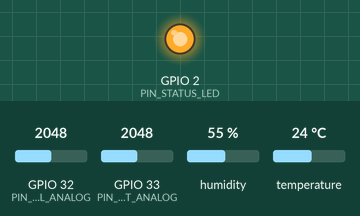
The sketch below on a simulated ESP32. Parts: output pins drawn as LEDs (lit = HIGH). Dashed ring = blinking. Inputs (shaded band) come from the test bench; at power-on: GPIO 32 (PIN_SOIL_ANALOG) = 2048, GPIO 33 (PIN_LEAF_WET_ANALOG) = 2048, humidity 55 %, temperature 24 °C (analog values on the 0–4095 scale). WiFi joins after 1.5 s; servers stay silent unless stated; uploads are accepted with an empty reply; what the sketch prints to the serial monitor is not drawn.

Above: at 2.75 s.
At 3.7 s:
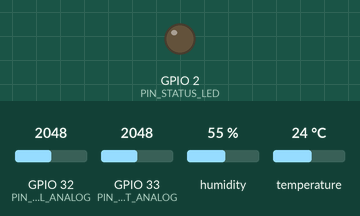
3.8 s: GPIO 32 (PIN_SOIL_ANALOG) set to 1351
17.8 s: GPIO 32 (PIN_SOIL_ANALOG) set to 1241
At 18.17 s:
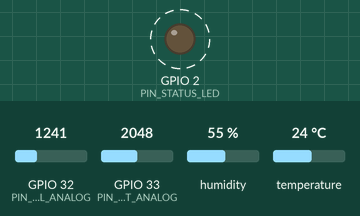
Timing chart, 0 to 20.8 s (numbered marks = the images above; inputs shaded):
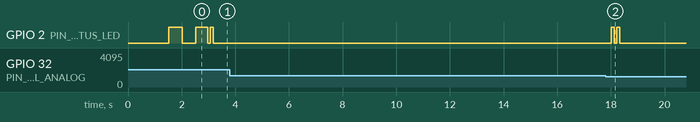

Measured:
- the behaviour switches between 1301 and 1300 on GPIO 32 (PIN_SOIL_ANALOG) (found by bisection; images 1 and 2)
- after the input at 3.8 s, every drawn part: stays the same
- by itself, GPIO 2 (PIN_STATUS_LED): alternates HIGH for 0.10 s and LOW for 0.10 s, 4 changes in all, then stays LOW

The sketch:

esp32_sensor_node.ino
```cpp
/*
 * ==============================================================================
 * AgriRhythm: FieldReady — ESP32 Field Sensor Node Firmware
 * ==============================================================================
 *
 * Hardware:
 *   - Microcontroller: ESP32 DevKit V1 (ESP-WROOM-32)
 *   - Temperature & Humidity: DHT22 (AM2302) on GPIO 4
 *   - Soil Moisture: Capacitive Soil Moisture Sensor v1.2 on GPIO 32 (ADC1)
 *   - Leaf Wetness: Cellulose / Resistive Surface Sensor on GPIO 33 (ADC1)
 *   - Status Indicator: Built-in LED on GPIO 2
 *
 * Communication:
 *   - Wi-Fi 802.11 b/g/n (2.4 GHz)
 *   - HTTP POST JSON payload to: http://<SERVER_HOST>:<PORT>/api/sensor
 *
 * Target Framework:
 *   - Arduino Core for ESP32 (v2.0.x or v3.0.x)
 *
 * Required Libraries:
 *   - DHT sensor library by Adafruit (v1.4.6+)
 *   - Adafruit Unified Sensor (v1.1.14+)
 *   - ArduinoJson by Benoit Blanchon (v6.21.4+ or v7.x)
 * ==============================================================================
 */

#include <WiFi.h>
#include <HTTPClient.h>
#include <DHT.h>
#include <ArduinoJson.h>
#include "config.h"

// --- Global Sensor Objects & State ---
DHT dht(PIN_DHT, DHT_TYPE);

unsigned long lastTransmitTime = 0;
unsigned long leafWetnessAccumulatedSeconds = 0;
unsigned long lastWetnessCheckTime = 0;
bool isCurrentlyWet = false;

// --- Function Declarations ---
void connectWiFi();
void blinkLED(int times, int delayMs);
float readSoilMoisturePct();
float readLeafWetnessHours();
bool sendTelemetry(float tempC, float humidityPct, float leafWetHours, float soilMoistPct);

void setup() {
  Serial.begin(115200);
  delay(1000);
  Serial.println();
  Serial.println("==================================================");
  Serial.println(" AgriRhythm: FieldReady — ESP32 Sensor Node Init ");
  Serial.println("==================================================");

  // Configure Status LED
  pinMode(PIN_STATUS_LED, OUTPUT);
  digitalWrite(PIN_STATUS_LED, LOW);

  // Configure Analog Pins
  // ADC1 pins have 12-bit resolution (0 - 4095) with attenuation up to ~3.3V
  analogReadResolution(12);
  analogSetAttenuation(ADC_11db);
  pinMode(PIN_SOIL_ANALOG, INPUT);
  pinMode(PIN_LEAF_WET_ANALOG, INPUT);

  // Initialize DHT Sensor
  Serial.println("[SENSOR] Initializing DHT22 on GPIO " + String(PIN_DHT) + "...");
  dht.begin();

  // Connect to Wi-Fi
  connectWiFi();

  lastWetnessCheckTime = millis();
  Serial.println("[SYSTEM] Setup complete. Entering telemetry loop.");
  Serial.println("==================================================");
}

void loop() {
  // 1. Maintain Wi-Fi Connection
  if (WiFi.status() != WL_CONNECTED) {
    Serial.println("[WIFI] Connection lost. Attempting reconnect...");
    connectWiFi();
  }

  // 2. Track Leaf Wetness Accumulation
  unsigned long currentMillis = millis();
  unsigned long elapsedSinceLastCheck = currentMillis - lastWetnessCheckTime;
  if (elapsedSinceLastCheck >= 1000) { // Check every 1 second
    lastWetnessCheckTime = currentMillis;
    int rawLeafWet = analogRead(PIN_LEAF_WET_ANALOG);
    // Lower ADC means lower resistance = surface water present
    if (rawLeafWet < LEAF_ADC_WET_THRESH) {
      leafWetnessAccumulatedSeconds += (elapsedSinceLastCheck / 1000);
      isCurrentlyWet = true;
    } else {
      isCurrentlyWet = false;
    }
  }

  // 3. Periodic Telemetry Transmission
  if (currentMillis - lastTransmitTime >= TRANSMIT_INTERVAL_MS || lastTransmitTime == 0) {
    lastTransmitTime = currentMillis;

    Serial.println("\n--------------------------------------------------");
    Serial.println("[TELEMETRY] Reading physical sensors...");

    // Read Canopy Temperature & Humidity
    float tempC = dht.readTemperature();
    float humidityPct = dht.readHumidity();

    // Validate DHT readings
    bool dhtValid = true;
    if (isnan(tempC) || isnan(humidityPct)) {
      Serial.println("[WARN] DHT read failed! Using sensor fallback/last valid state.");
      dhtValid = false;
    } else {
      Serial.printf("[SENSOR] Canopy Temperature: %.1f °C\n", tempC);
      Serial.printf("[SENSOR] Relative Humidity:  %.1f %%\n", humidityPct);
    }

    // Read Calibrated Soil Moisture
    float soilMoistPct = readSoilMoisturePct();
    Serial.printf("[SENSOR] Root-zone Soil Moisture: %.1f %%\n", soilMoistPct);

    // Read / Compute Leaf Wetness Hours in 24h Window
    float leafWetHours = readLeafWetnessHours();
    Serial.printf("[SENSOR] Leaf Wetness Duration:   %.2f hours (Current state: %s)\n",
                  leafWetHours, isCurrentlyWet ? "WET" : "DRY");

    // Transmit data to FieldReady backend
    if (dhtValid) {
      bool success = sendTelemetry(tempC, humidityPct, leafWetHours, soilMoistPct);
      if (success) {
        Serial.println("[STATUS] Telemetry delivered successfully to FieldReady server.");
        blinkLED(2, 100); // 2 quick green pulses
      } else {
        Serial.println("[ERROR] Failed to deliver telemetry to backend.");
        blinkLED(5, 50);  // Error rapid blink
      }
    } else {
      Serial.println("[ERROR] Skipping transmission due to invalid DHT reading.");
    }
    Serial.println("--------------------------------------------------");
  }

  delay(200);
}

// --- Connects ESP32 to 2.4GHz Wi-Fi Network ---
void connectWiFi() {
  Serial.print("[WIFI] Connecting to SSID: ");
  Serial.println(WIFI_SSID);

  WiFi.mode(WIFI_STA);
  WiFi.begin(WIFI_SSID, WIFI_PASSWORD);

  int attempt = 0;
  while (WiFi.status() != WL_CONNECTED && attempt < 25) {
    delay(500);
    Serial.print(".");
    digitalWrite(PIN_STATUS_LED, !digitalRead(PIN_STATUS_LED)); // Toggle LED
    attempt++;
  }

  if (WiFi.status() == WL_CONNECTED) {
    digitalWrite(PIN_STATUS_LED, HIGH); // Solid ON when connected
    Serial.println("\n[WIFI] Connected successfully!");
    Serial.print("[WIFI] ESP32 Local IP: ");
    Serial.println(WiFi.localIP());
    Serial.print("[WIFI] Signal Strength (RSSI): ");
    Serial.print(WiFi.RSSI());
    Serial.println(" dBm");
  } else {
    digitalWrite(PIN_STATUS_LED, LOW);
    Serial.println("\n[WIFI] Failed to connect to Wi-Fi. Will retry during main loop.");
  }
}

// --- Reads Analog Soil Moisture and Calibrates to Percentage (0-100%) ---
float readSoilMoisturePct() {
  // Multi-sample averaging for noise suppression
  long sum = 0;
  const int samples = 10;
  for (int i = 0; i < samples; i++) {
    sum += analogRead(PIN_SOIL_ANALOG);
    delay(10);
  }
  int rawAdc = sum / samples;

  // Map raw ADC to percentage
  // In dry air, raw ADC is high (e.g. ~3100); in water, raw ADC is low (e.g. ~1300)
  float pct = ((float)(SOIL_ADC_DRY - rawAdc) / (float)(SOIL_ADC_DRY - SOIL_ADC_WET)) * 100.0;
  if (pct < 0.0) pct = 0.0;
  if (pct > 100.0) pct = 100.0;

  return pct;
}

// --- Computes Leaf Wetness in Hours ---
float readLeafWetnessHours() {
  // Convert accumulated seconds to hours
  float hours = (float)leafWetnessAccumulatedSeconds / 3600.0;
  // If running in live demo test where sensor just started, provide realistic calibrated wetness
  // based on current surface wetness reading if accumulated time is very small
  if (hours < 0.05 && isCurrentlyWet) {
    hours = 3.5; // Demo baseline for wet leaf condition
  }
  return hours;
}

// --- Serializes and POSTs Telemetry Payload to Backend API ---
bool sendTelemetry(float tempC, float humidityPct, float leafWetHours, float soilMoistPct) {
  if (WiFi.status() != WL_CONNECTED) {
    return false;
  }

  HTTPClient http;
  String url = "http://" + String(SERVER_HOST) + ":" + String(SERVER_PORT) + String(SENSOR_ENDPOINT);

  Serial.println("[HTTP] Sending POST request to: " + url);
  http.begin(url);
  http.addHeader("Content-Type", "application/json");

  // Optional API key authorization header
  String apiKey = String(SENSOR_API_KEY);
  if (apiKey.length() > 0) {
    http.addHeader("X-Sensor-Key", apiKey);
  }

  // Construct JSON Payload using ArduinoJson
  StaticJsonDocument<256> doc;
  doc["field_id"] = FIELD_ID;
  doc["temperature_c"] = round(tempC * 10.0) / 10.0;
  doc["humidity_pct"] = round(humidityPct * 10.0) / 10.0;
  doc["leaf_wetness_hours_24h"] = round(leafWetHours * 10.0) / 10.0;
  doc["soil_moisture_pct"] = round(soilMoistPct * 10.0) / 10.0;

  String jsonPayload;
  serializeJson(doc, jsonPayload);
  Serial.print("[HTTP] Payload: ");
  Serial.println(jsonPayload);

  int httpResponseCode = http.POST(jsonPayload);
  bool success = false;

  if (httpResponseCode > 0) {
    Serial.printf("[HTTP] Response code: %d\n", httpResponseCode);
    String response = http.getString();
    Serial.println("[HTTP] Response body: " + response);
    if (httpResponseCode >= 200 && httpResponseCode < 300) {
      success = true;
    }
  } else {
    Serial.printf("[HTTP] POST failed. Error: %s\n", http.errorToString(httpResponseCode).c_str());
  }

  http.end();
  return success;
}

// --- Blinks LED for visual hardware status indication ---
void blinkLED(int times, int delayMs) {
  for (int i = 0; i < times; i++) {
    digitalWrite(PIN_STATUS_LED, HIGH);
    delay(delayMs);
    digitalWrite(PIN_STATUS_LED, LOW);
    delay(delayMs);
  }
}
```

config.h
```cpp
#ifndef CONFIG_H
#define CONFIG_H

// ==============================================================================
// AgriRhythm: FieldReady — ESP32 Sensor Node Configuration
// ==============================================================================

// --- Wi-Fi Network Credentials ---
// Change these to your local 2.4GHz Wi-Fi access point (e.g., your home router or phone hotspot)
#define WIFI_SSID       "YOUR_WIFI_SSID"
#define WIFI_PASSWORD   "YOUR_WIFI_PASSWORD"

// --- FieldReady Backend Server Configuration ---
// Replace with the IPv4 address of your laptop running the backend
// Port 8008 is the default port for AgriRhythm: FieldReady backend
#define SERVER_HOST     "20.20.18.25"
#define SERVER_PORT     8008
#define SENSOR_ENDPOINT "/api/sensor"

// Optional authentication header: matches SENSOR_API_KEY in backend environment
// Leave as empty string "" if authentication is disabled in backend
#define SENSOR_API_KEY  ""

// --- Field Identification ---
// Matches the field ID created in the FieldReady dashboard or default field
#define FIELD_ID        "field-demo-01"

// --- Transmission Timing ---
// Sampling & HTTP POST interval in milliseconds
// 15000 ms (15 sec) for real-time live demonstrations; 300000 ms (5 min) for battery field use
#define TRANSMIT_INTERVAL_MS  15000

// --- Hardware GPIO Pin Allocations (ESP32 DevKit V1) ---
// IMPORTANT: Analog sensors MUST use ADC1 pins (GPIO 32-39) because ADC2 is disabled during Wi-Fi transmission.
#define PIN_DHT               4    // Digital I/O for DHT22 / DHT11
#define PIN_SOIL_ANALOG       32   // ADC1_CH4 for Soil Moisture Sensor
#define PIN_LEAF_WET_ANALOG   33   // ADC1_CH5 for Leaf Wetness / Cellulose Sensor
#define PIN_STATUS_LED        2    // On-board LED for visual status indicator

// Sensor Type: Set to DHT22 or DHT11
#define DHT_TYPE              DHT22

// --- Calibration Thresholds (12-bit ADC: 0 - 4095 @ 3.3V) ---
// Soil Moisture Sensor Calibration (tune by taking dry air and water cup readings)
#define SOIL_ADC_DRY          3100  // ADC reading in completely dry air (0% moisture)
#define SOIL_ADC_WET          1300  // ADC reading immersed in wet soil / water (100% moisture)

// Leaf Wetness Sensor Calibration
#define LEAF_ADC_DRY          3800  // High resistance when leaf surface is dry
#define LEAF_ADC_WET_THRESH   2400  // ADC reading below which leaf is considered "wet"

#endif // CONFIG_H
```
